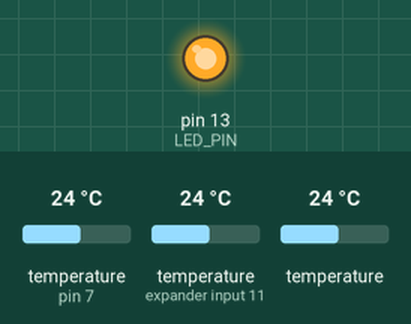
Simulated run of this sketch. Board: Arduino Uno, built with avr-gcc and run on an emulated ATmega328P. Shown: output pins drawn as LEDs (lit = HIGH). The inputs (shaded band) are chosen by the test bench; at power-on: temperature (sensors on pin 7, expander input 11) 24 °C, temperature 24 °C. The modem accepts every AT command (registered, SIM ready, sends succeed) and sends nothing else; pins used as bus, display or sensor lines are not drawn.

Above: at 1.1 s.
At 15.5 s:
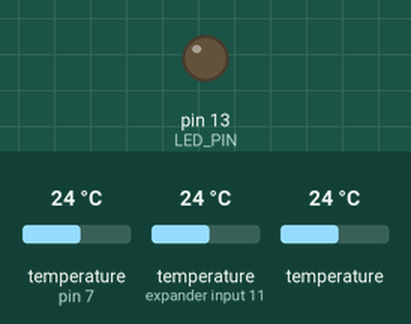
Timing chart, 0 to 17.0 s (numbered marks = the images above):
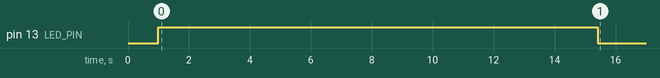

The sketch:

Transmitter.ino
```cpp
#include <DallasTemperature.h>
#include <SoftwareSerial.h>
#include "str_crc.h"

#define DEBUG 0                  // set to 1 to get Serial debug output

#define RESENDS 3                // how many times each message is repeated
#define RESEND_INTERVAL 1.5      // [sec] how long to wait between resend attempts
#define SEND_INTERVAL 300        // [sec] how long to wait in between transmissions
#define MESS_MAX_LEN 63          // maximum length of 433MHz message
#define TEMP_PIN 7               // OneWire Pin to sensors (custom shield)
#define SS_TX 4                  // serial TX pin for HC-12 433MHz transmitter. Connect to HC-12 RX!!
#define SS_RX 5                  // serial RX pin for HC-12 433MHz transmitter. Connect to HC-12 TX!!
#define SS_SET 6                 // HC-12 set pin. Pull LOW to configure HC-12
#define LED_PIN 13               // pin of on board LED

// one wire addresses of temperature DS18B20 probes
DeviceAddress tprobe1 = { 0x28, 0xE3, 0x52, 0x1D, 0x07, 0x00, 0x00, 0xA7 };  //  probe 6 - 1m, carport
DeviceAddress tprobe2 = { 0x28, 0x73, 0x5D, 0x7B, 0x07, 0x00, 0x00, 0xE0 };  //  probe 7 - 5m, well pit
DeviceAddress tprobe3 = { 0x28, 0xE6, 0x31, 0x73, 0x07, 0x00, 0x00, 0x96 };  //  probe 8 - 10m, garage

SoftwareSerial     hc12(SS_RX, SS_TX); // RX, TX
OneWire            ds(TEMP_PIN);  // DS18S20 Temperaturchip i/o an pin 10
DallasTemperature  sensors(&ds);


unsigned int message_id = 0;  // used to identify messages as re-send if received multiple times by receiver
                              // set to 0 at boot time only to avoid misinterpreation at receiver side

char message[MESS_MAX_LEN+1];  // message to send over 433MHz channel to enter values into mySQL database
String Message;  // used to create message. waste of memory but easier to handle than char array

void setup()
{
  pinMode(LED_PIN, OUTPUT);    // prepare on board led to signal activity
  pinMode(SS_SET, OUTPUT); //  setPin on hc12

  digitalWrite(LED_PIN, LOW);  // LED off
  if(DEBUG) Serial.begin(9600);

  // setup of the hc12 module
  hc12.begin(9600); // Start the software serial port
  digitalWrite(SS_SET, LOW); // enter AT command mode
  hc12.print(F("AT+DEFAULT\r\n")); // 9600, CH1, FU3, (F) to bypass flash memory
  delay(100);
  digitalWrite(SS_SET, HIGH); // enter transparent mode

  // setup DS18B20 temperature probes
  sensors.begin();    // start up temperature sensor
  sensors.setResolution(tprobe1, 11);  // 11: 0.125°C res
  sensors.setResolution(tprobe2, 11);
  sensors.setResolution(tprobe3, 11);
}

// handling the timing
unsigned long previousTime = millis()/1000 - SEND_INTERVAL;
unsigned long currentTime = 0;
int           nomsgcount = 0;


void loop()
{
  float t1 = 0;
  float t2 = 0;
  float t3 = 0;
  int sensor_success = 0;
  unsigned long crc;

  currentTime = millis()/1000;
  if(currentTime - previousTime > SEND_INTERVAL)
  {
    previousTime = currentTime;
    // switch on LED
    digitalWrite(LED_PIN, HIGH);

    sensors.requestTemperatures();
    t1 = sensors.getTempC(tprobe1);    // carport
    t2 = sensors.getTempC(tprobe2);    // well pit
    t3 = sensors.getTempC(tprobe3);    // garage

    //***********************************************************************************
    // check if values make sense and transmit if they do
    if(t1 > -50)
    {
      Message = String("mid=") + message_id + String(",loc=sensordata_carport,t=") + t1;
      crc = str_crc(Message);
      Message += String(",crc=") + String(crc);
      Message.toCharArray(message,MESS_MAX_LEN);

      // send RESEND times for redundancy
      for(int n=0; n < RESENDS; n++)
      {
        if(DEBUG) Serial.println(message);
        hc12.println(message);
        delay(RESEND_INTERVAL*1000);
      }
      if((message_id+=1) == 0) message_id = 1;  // count up, skip zero
      sensor_success+=1;
    }
   else
    {
      Message = String("mid=") + message_id + String(",loc=sensordata_carport,t=error");
      crc = str_crc(Message);
      Message += String(",crc=") + String(crc);
      Message.toCharArray(message,MESS_MAX_LEN);

      if(DEBUG) Serial.println(Message);
      hc12.println(Message);

      if((message_id+=1) == 0) message_id = 1;  // count up, skip zero
      sensor_success+=1;
    }

    //************************************************************************************
    if(t2 > -50)
    {
      Message = String("mid=") + message_id + String(",loc=sensordata_brunnen,t=") + t2;
      crc = str_crc(Message);
      Message += String(",crc=") + String(crc);
      Message.toCharArray(message,MESS_MAX_LEN);

      // send RESEND times for redundancy
      for(int n=0; n < RESENDS; n++)
      {
        if(DEBUG) Serial.println(message);
        hc12.println(message);
        delay(RESEND_INTERVAL*1000);
      }
      if((message_id+=1) == 0) message_id = 1;  // count up, skip zero
      sensor_success+=1;
    }
    else
    {
      Message = String("mid=") + message_id + String(",loc=sensordata_brunnen,t=error");
      crc = str_crc(Message);
      Message += String(",crc=") + String(crc);
      Message.toCharArray(message,MESS_MAX_LEN);

      if(DEBUG) Serial.println(Message);
      hc12.println(Message);

      if((message_id+=1) == 0) message_id = 1;  // count up, skip zero
      sensor_success+=1;
    }


    //************************************************************************************
    if(t3 > -50)
    {
      Message = String("mid=") + message_id + String(",loc=sensordata_garage,t=") + t3;
      crc = str_crc(Message);
      Message += String(",crc=") + String(crc);
      Message.toCharArray(message,MESS_MAX_LEN);

      // send RESEND times for redundancy
      for(int n=0; n < RESENDS; n++)
      {
        if(DEBUG) Serial.println(message);
        hc12.println(message);
        delay(RESEND_INTERVAL*1000);
      }
      if((message_id+=1) == 0) message_id = 1;  // count up, skip zero
      sensor_success+=1;
    }
    else
    {
      Message = String("mid=") + message_id + String(",loc=sensordata_garage,t=error");
      crc = str_crc(Message);
      Message += String(",crc=") + String(crc);
      Message.toCharArray(message,MESS_MAX_LEN);

      if(DEBUG) Serial.println(Message);
      hc12.println(Message);

      if((message_id+=1) == 0) message_id = 1;  // count up, skip zero
      sensor_success+=1;
    }

    hc12.end();

    // switch LED off if both sensors were read sucessfully
    // LED will stay on if one of the sensors wasn't accessible (return value -127)
    if(sensor_success==3)
    {
      digitalWrite(LED_PIN,LOW);
    }
  }  // IF MILLIS()


  else
  {
    delay(1);
  }
} // LOOP


//
```

str_crc.cpp
```cpp
/*
	returns crc of a String.
	16.11.2016
	Taken and modified from arduino.cc example:
	https://www.arduino.cc/en/Tutorial/EEPROMCrc

*/


#include "Arduino.h"


unsigned long str_crc(String message) {

  const unsigned long crc_table[16] = {
    0x00000000, 0x1db71064, 0x3b6e20c8, 0x26d930ac,
    0x76dc4190, 0x6b6b51f4, 0x4db26158, 0x5005713c,
    0xedb88320, 0xf00f9344, 0xd6d6a3e8, 0xcb61b38c,
    0x9b64c2b0, 0x86d3d2d4, 0xa00ae278, 0xbdbdf21c
  };

  unsigned long crc = ~0L;


  for (int index = 0 ; index < message.length()  ; ++index) {
    crc = crc_table[(crc ^ message[index]) & 0x0f] ^ (crc >> 4);
    crc = crc_table[(crc ^ (message[index] >> 4)) & 0x0f] ^ (crc >> 4);
    crc = ~crc;
  }
  return crc;
}
```

str_crc.h
```cpp
/*
  returns crc of a String.
  16.11.2016
  Taken and modified from arduino.cc example:
  https://www.arduino.cc/en/Tutorial/EEPROMCrc

*/

#ifndef STR_CRC_CPP
#define STR_CRC_CPP


unsigned long str_crc(String message);


#endif
```

Measured:
- by itself, pin 13 (LED_PIN): LOW → HIGH at 1.0 s, → LOW 14.4 s later
